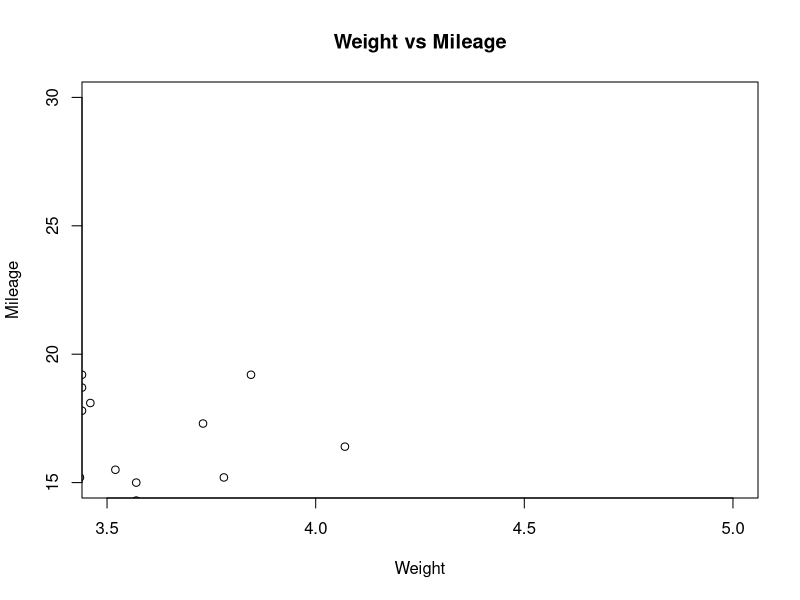
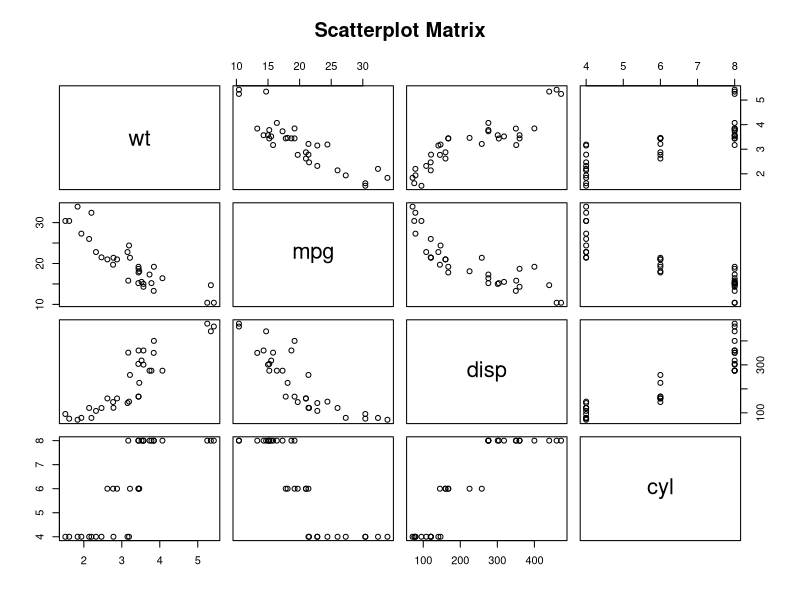

Here is the R script that generated these plots, in order:
# Creating Scatter Plot

#Plot the chart for cars with Weight between 3.5 to 5 & mileage between 15 to 30.

input <- mtcars[ , c('wt', 'mpg')] 


plot( x=input$wt, y=input$mpg, xlab = "Weight", ylab = "Mileage", xlim = c(3.5,5), ylim = c(15,30), main = "Weight vs Mileage")


#Scatter Plot Matrix In R


input <- mtcars[ , c('wt','disp', 'cyl', 'mpg')]

pairs(  formula = ~wt+mpg+disp+cyl, data=mtcars, main = "Scatterplot Matrix")
